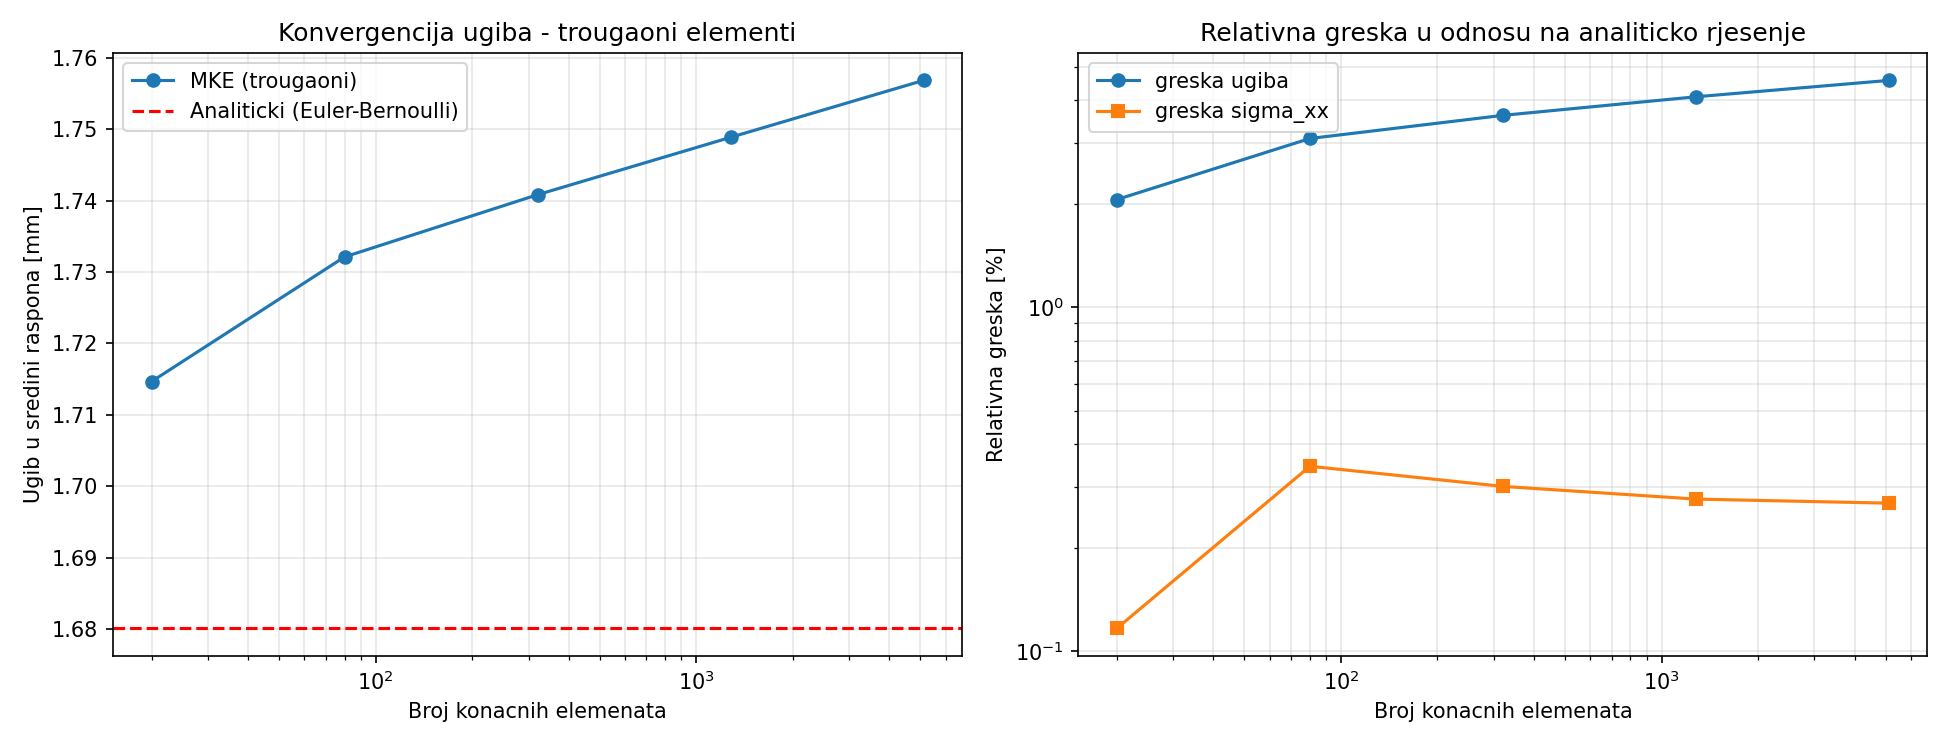

The Python source for this figure:
# ============================================================
# PRIMJER 3: Analiza konvergencije rjesenja u zavisnosti od
#            broja konacnih elemenata - TROUGAONI elementi
#
# Ideja: isti staticki sistem rjesavamo vise puta, svaki put sa
# gusćom mrezom, i pratimo kako se ugib i napon priblizavaju
# analitickom (Euler-Bernoulli) rjesenju.
# ============================================================

from mpi4py import MPI
import numpy as np
import ufl
import matplotlib
matplotlib.use("Agg")          # backend bez grafickog prozora (nuzno na WSL-u)
import matplotlib.pyplot as plt

from dolfinx import fem, geometry
from dolfinx.fem.petsc import LinearProblem
from dolfinx.mesh import create_rectangle, CellType, locate_entities_boundary, meshtags

# ============================================================
# 1) ULAZNI PODACI
# ============================================================
L  = 5.0            # raspon [m]
h  = 0.5            # visina presjeka [m]
b  = 0.3            # sirina presjeka [m]

E  = 31.0e9         # modul elasticnosti [Pa]
nu = 0.2            # Poissonov koeficijent

q   = 20.0e3        # linijsko opterecenje [N/m]
t_q = q / b         # povrsinski pritisak za 2D model [Pa]

mu  = E / (2.0 * (1.0 + nu))     # Lame - plane stress
lam = E * nu / (1.0 - nu**2)

# --- ANALITICKO RJESENJE (referenca za poredjenje) ---
# Posto model racuna po jedinici debljine, i moment inercije uzimamo
# po jedinici debljine: I = 1 * h^3 / 12
I_ef      = h**3 / 12.0
w_teor    = 5.0 * t_q * L**4 / (384.0 * E * I_ef)    # maks. ugib prostе grede
M_teor    = t_q * L**2 / 8.0                          # maks. moment savijanja
sxx_teor  = M_teor * (h/2.0) / I_ef                   # napon u krajnjem vlaknu

# --- NIZ MREZA KOJE ISPITUJEMO ---
# Odnos Nx:Ny = 10:1 odgovara odnosu L:h, pa su elementi kvadratni (dx = dy)
mreze = [(10, 1), (20, 2), (40, 4), (80, 8), (160, 16)]

# ============================================================
# 2) FUNKCIJA KOJA RJESAVA JEDAN PRORACUN ZA ZADATU MREZU
# ============================================================
def rijesi(Nx, Ny):
    """Rjesava gredu za mrezu Nx x Ny i vraca:
       (broj celija, broj DOF-ova, ugib u sredini, sigma_xx u donjem vlaknu)"""

    # --- mreza i prostor funkcija ---
    domen = create_rectangle(
        MPI.COMM_WORLD,
        [np.array([0.0, 0.0]), np.array([L, h])],
        [Nx, Ny],
        cell_type=CellType.triangle,          # <<< TROUGAONI elementi
    )
    V = fem.functionspace(domen, ("Lagrange", 2, (domen.geometry.dim,)))

    # --- granicni uslovi (isti kao u Primjeru 1) ---
    Vx, _ = V.sub(0).collapse()
    Vy, _ = V.sub(1).collapse()
    nula_x = fem.Function(Vx)
    nula_y = fem.Function(Vy)

    def tacka_A(x):    # lijevi oslonac (0,0)
        return np.logical_and(np.isclose(x[0], 0.0), np.isclose(x[1], 0.0))

    def tacka_B(x):    # desni oslonac (L,0)
        return np.logical_and(np.isclose(x[0], L), np.isclose(x[1], 0.0))

    bcs = [
        fem.dirichletbc(nula_x, fem.locate_dofs_geometrical((V.sub(0), Vx), tacka_A), V.sub(0)),
        fem.dirichletbc(nula_y, fem.locate_dofs_geometrical((V.sub(1), Vy), tacka_A), V.sub(1)),
        fem.dirichletbc(nula_y, fem.locate_dofs_geometrical((V.sub(1), Vy), tacka_B), V.sub(1)),
    ]

    # --- opterecenje po gornjoj ivici ---
    fdim = domen.topology.dim - 1
    facets_gore = np.sort(
        locate_entities_boundary(domen, fdim, lambda x: np.isclose(x[1], h))
    )
    oznake = meshtags(domen, fdim, facets_gore,
                      np.full(len(facets_gore), 1, dtype=np.int32))
    ds = ufl.Measure("ds", domain=domen, subdomain_data=oznake)
    T = fem.Constant(domen, np.array([0.0, -t_q], dtype=np.float64))

    # --- varijaciona formulacija ---
    def epsilon(u):
        return ufl.sym(ufl.grad(u))

    def sigma(u):
        return 2.0 * mu * epsilon(u) + lam * ufl.tr(epsilon(u)) * ufl.Identity(2)

    u = ufl.TrialFunction(V)
    v = ufl.TestFunction(V)
    a  = ufl.inner(sigma(u), epsilon(v)) * ufl.dx
    Lf = ufl.dot(T, v) * ds(1)

    # --- solver (prefiks mora biti jedinstven za svaku mrezu) ---
    problem = LinearProblem(
        a, Lf, bcs=bcs,
        petsc_options_prefix=f"konv_tri_{Nx}_",
        petsc_options={"ksp_type": "preonly", "pc_type": "lu"},
    )
    rez = problem.solve()
    uh = rez[0] if isinstance(rez, tuple) else rez

    # --- napon sigma_xx ---
    S1 = fem.functionspace(domen, ("Lagrange", 1))
    sxx = fem.Function(S1)
    sxx.interpolate(fem.Expression(sigma(uh)[0, 0], S1.element.interpolation_points))

    # --- ocitavanje u tacki (bb_tree se pravi za tekucu mrezu) ---
    def vrijednost_u_tacki(funkcija, x, y):
        tacka = np.array([[x, y, 0.0]], dtype=np.float64)
        stablo = geometry.bb_tree(domen, domen.topology.dim)
        kandidati = geometry.compute_collisions_points(stablo, tacka)
        celije = geometry.compute_colliding_cells(domen, kandidati, tacka)
        celija = np.array([celije.links(0)[0]], dtype=np.int32)
        return funkcija.eval(tacka, celija)

    n_cel = domen.topology.index_map(domen.topology.dim).size_local     # broj elemenata
    n_dof = V.dofmap.index_map.size_global * V.dofmap.index_map_bs      # broj nepoznatih

    w  = vrijednost_u_tacki(uh,  L/2.0, h/2.0)[1]     # uy na sredini (komponenta 1)
    sx = vrijednost_u_tacki(sxx, L/2.0, 0.0)[0]       # sigma_xx u donjem vlaknu

    return n_cel, n_dof, abs(w), sx      # abs jer je ugib negativan (nanize)

# ============================================================
# 3) PETLJA PO SVIM MREZAMA + TABELA REZULTATA
# ============================================================
broj_cel, broj_dof, ugibi, naponi = [], [], [], []

print("TROUGAONI ELEMENTI (Lagrange 2)")
print(f"Analiticki (Euler-Bernoulli): w = {w_teor*1000:.4f} mm, "
      f"sigma_xx = {sxx_teor/1e6:.4f} MPa\n")
print(f"{'Nx x Ny':>10} {'celija':>8} {'DOF':>8} {'w [mm]':>12} {'greska w [%]':>14} "
      f"{'sxx [MPa]':>12} {'greska s [%]':>14}")
print("-" * 84)

for (Nx, Ny) in mreze:
    n_cel, n_dof, w, sx = rijesi(Nx, Ny)          # jedan kompletan proracun

    gr_w = (w - w_teor) / w_teor * 100.0          # relativna greska ugiba [%]
    gr_s = (sx - sxx_teor) / sxx_teor * 100.0     # relativna greska napona [%]

    broj_cel.append(n_cel)
    broj_dof.append(n_dof)
    ugibi.append(w)
    naponi.append(sx)

    print(f"{Nx:>5} x{Ny:>3} {n_cel:>8} {n_dof:>8} {w*1000:>12.5f} {gr_w:>14.3f} "
          f"{sx/1e6:>12.4f} {gr_s:>14.3f}")

# ============================================================
# 4) GRAFICI KONVERGENCIJE
# ============================================================
ugibi    = np.array(ugibi)
naponi   = np.array(naponi)
broj_cel = np.array(broj_cel)

greska_w = np.abs(ugibi - w_teor) / w_teor * 100.0
greska_s = np.abs(naponi - sxx_teor) / sxx_teor * 100.0

fig, ax = plt.subplots(1, 2, figsize=(13, 5))

# Lijevi grafik: apsolutna vrijednost ugiba u odnosu na broj elemenata
ax[0].plot(broj_cel, ugibi * 1000, "o-", label="MKE (trougaoni)")
ax[0].axhline(w_teor * 1000, color="r", ls="--", label="Analiticki (Euler-Bernoulli)")
ax[0].set_xscale("log")                    # log skala jer mreza raste geometrijski
ax[0].set_xlabel("Broj konacnih elemenata")
ax[0].set_ylabel("Ugib u sredini raspona [mm]")
ax[0].set_title("Konvergencija ugiba - trougaoni elementi")
ax[0].grid(True, which="both", alpha=0.3)
ax[0].legend()

# Desni grafik: relativna greska u log-log razmjeri (nagib = red konvergencije)
ax[1].loglog(broj_cel, greska_w, "o-", label="greska ugiba")
ax[1].loglog(broj_cel, greska_s, "s-", label="greska sigma_xx")
ax[1].set_xlabel("Broj konacnih elemenata")
ax[1].set_ylabel("Relativna greska [%]")
ax[1].set_title("Relativna greska u odnosu na analiticko rjesenje")
ax[1].grid(True, which="both", alpha=0.3)
ax[1].legend()

plt.tight_layout()
plt.savefig("primjer3_konvergencija_trougaoni.png", dpi=150)
print("\nGrafik sacuvan: primjer3_konvergencija_trougaoni.png")
